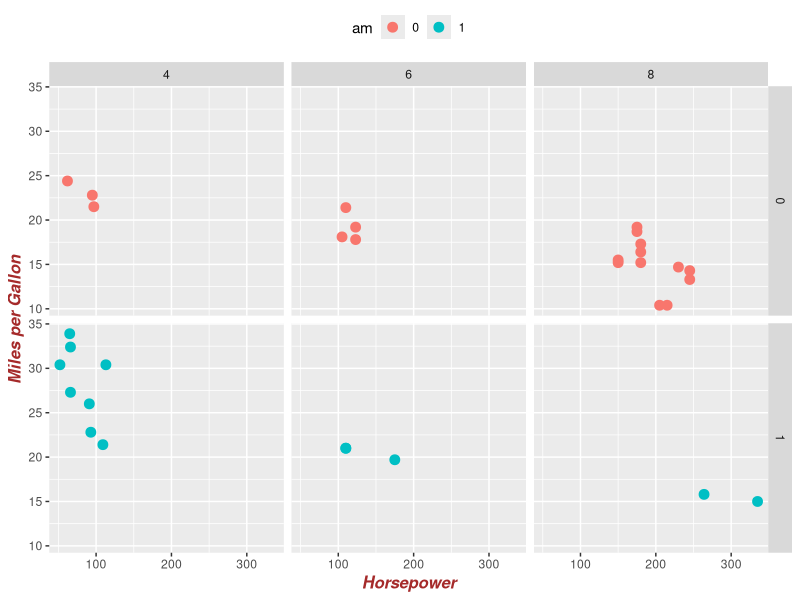

This figure's R source:
## ---- chunk 1
knitr::opts_chunk$set(echo = FALSE)
## ---- chunk 2
    library(ggplot2)
    mtcars$am <- factor(mtcars$am)
    p <- qplot(hp, mpg, data = mtcars, color = am, facets = am~cyl, xlab = "Horsepower", ylab = "Miles per Gallon")
    p <- p + geom_point(size = 3)
    p <- p + theme(axis.title = element_text(face = "bold.italic", size = "12", color = "brown"), 
                   legend.position = "top")
    p
